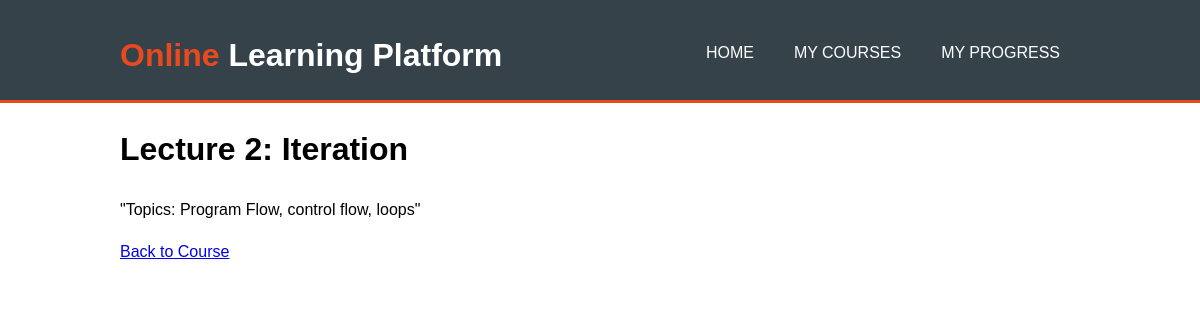
Page /lesson/2/ (signed in) on the committed database.
### courses/models.py (models this page shows, shortened)
class Lesson(models.Model):
    course = models.ForeignKey(Course, on_delete=models.CASCADE, related_name='lessons')
    title = models.CharField(max_length=200)
    content = models.TextField()

### courses/views.py (the view)
# urls.py: path('lesson/<int:lesson_id>/', views.lesson_detail, name='lesson_detail'),
@login_required
def lesson_detail(request, lesson_id):
    lesson = get_object_or_404(Lesson, id=lesson_id)
    if request.user.is_staff or Enrollment.objects.filter(student=request.user, course=lesson.course).exists():
        return render(request, 'courses/lesson_detail.html', {'lesson': lesson})
    else:
        messages.error(request, "You are not enrolled in this course.")
        return redirect('home')

### courses/templates/courses/lesson_detail.html (shortened to what this page needs)
{% extends 'courses/base.html' %}
{% block content %}
    <h1>{{ lesson.title }}</h1>
    <p>{{ lesson.content }}</p>
    <a href="{% url 'course_detail' lesson.course.id %}">Back to Course</a>
{% endblock %}

### courses/templates/courses/base.html (style rules this page uses)
body { font-family: Arial, sans-serif; line-height: 1.6; margin: 0; padding: 0; }

### rows in the picture
Lesson: title "Lecture 2: Iteration", content "\"Topics: Program Flow, control flow, loops\""
